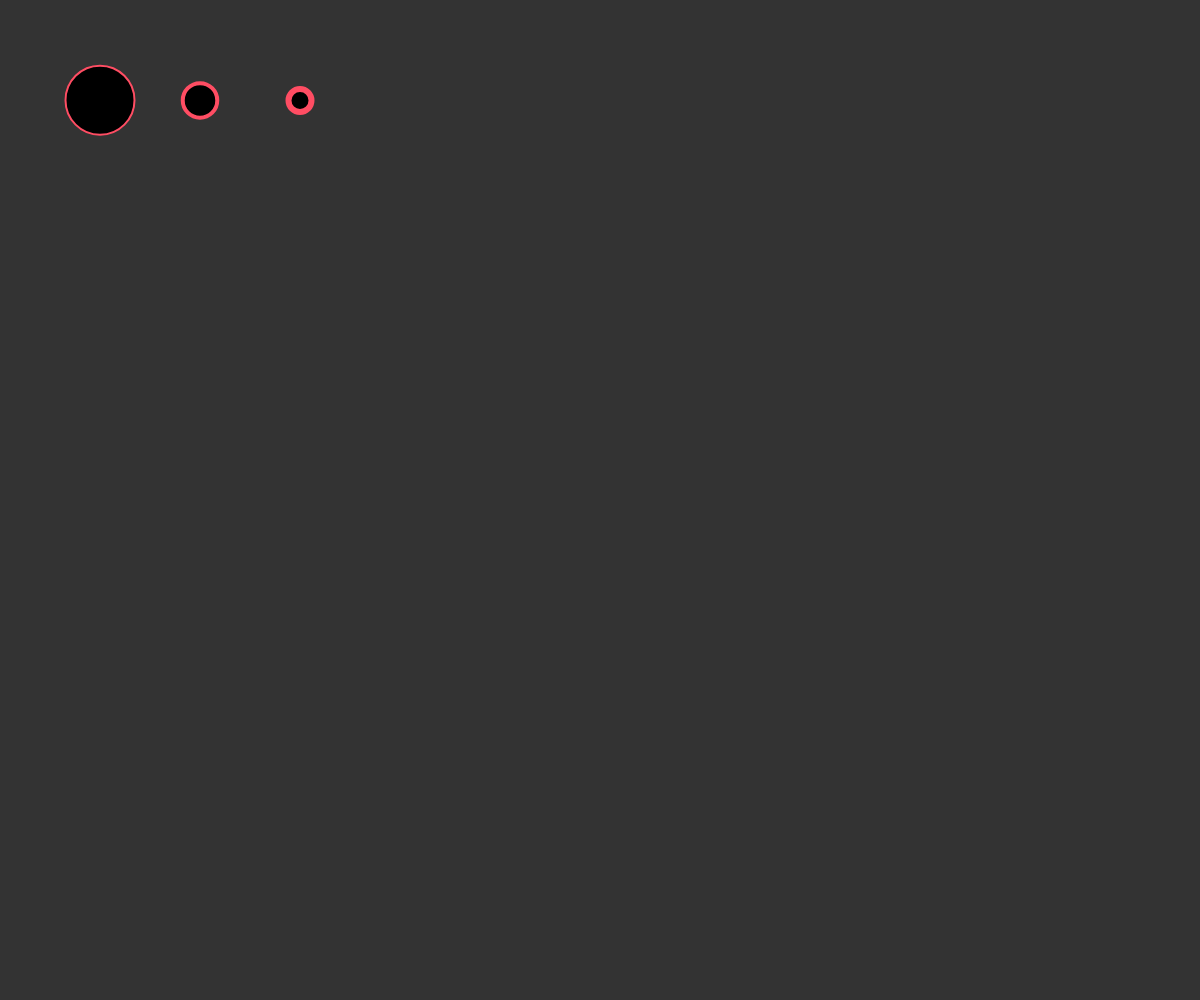
Frame 1 (no input)
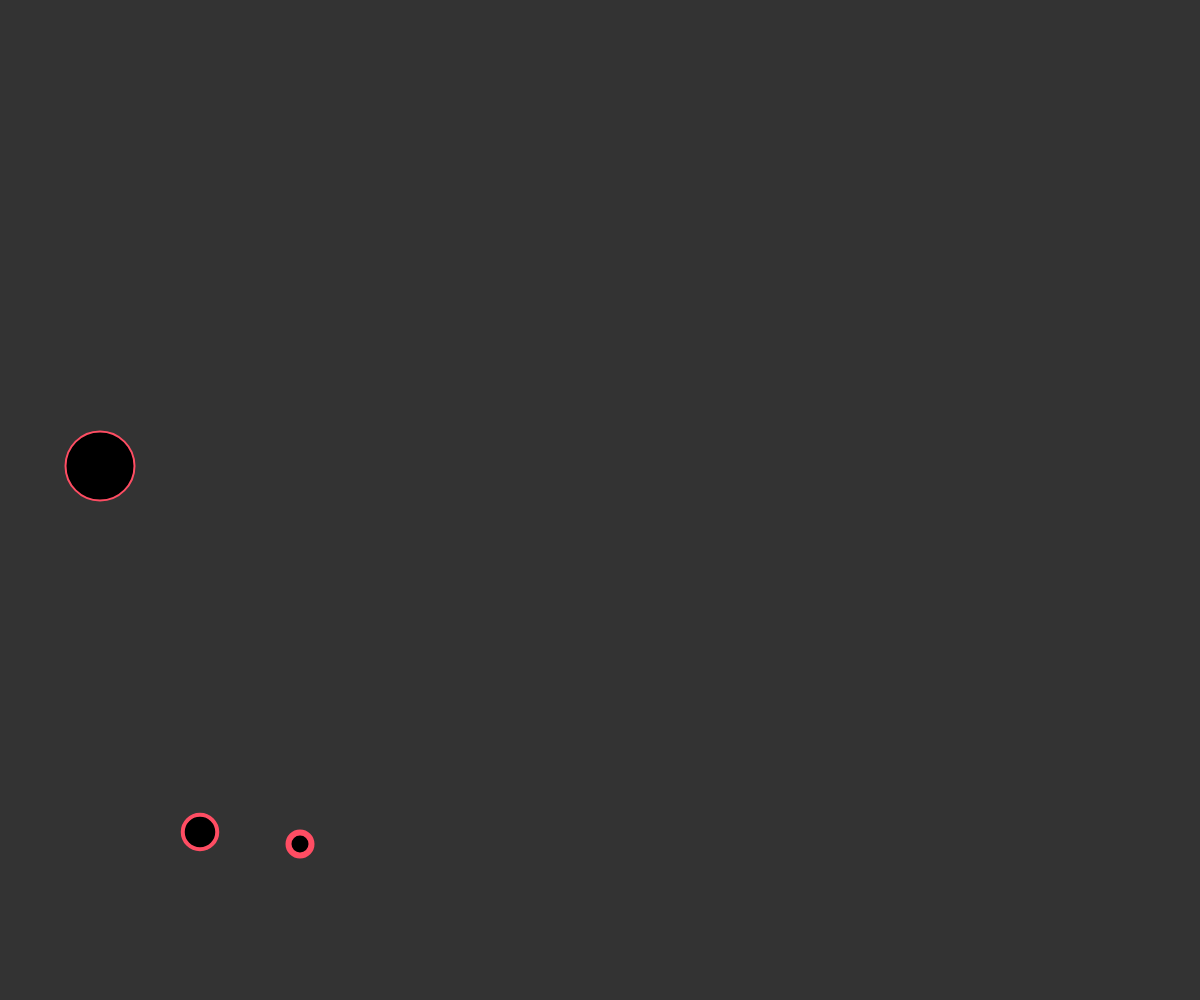
Frame 60 (no input)
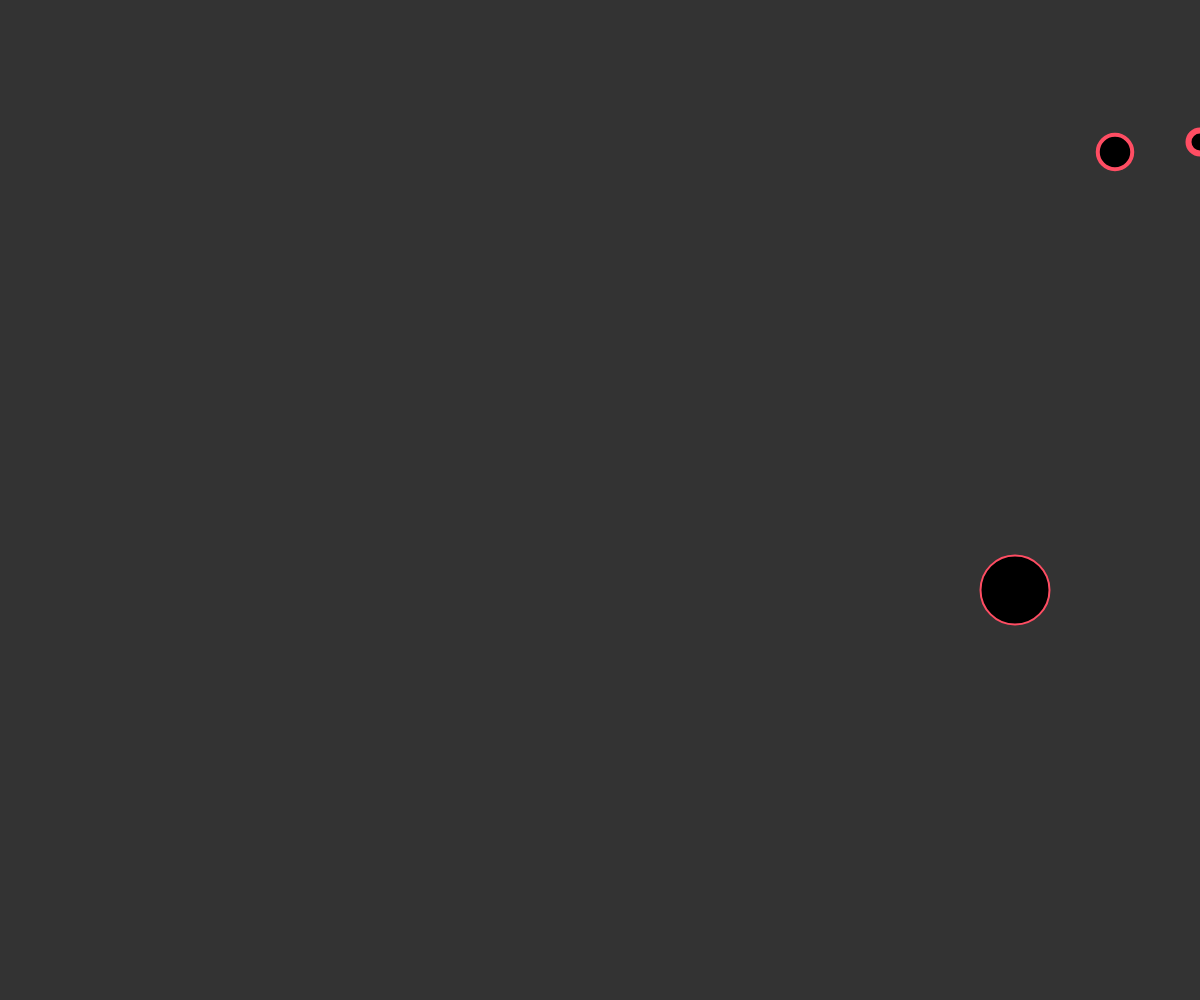
Frame 120 (the mouse pressed at the canvas centre since frame 60)

The p5.js sketch that drew these frames (run headless with seeded random() and noise() and a simulated clock; from frame 60 on, the mouse is pressed at the canvas centre):

// p5.js sketch
// ── sketch.js
var particles = [];

function setup() {
	createCanvas(windowWidth, windowHeight);
	for(var i = 0; i <= 2; i++){
		particles[i] = new Particle(100*(i+1), 100, i);
	}
}

function draw() {
	background(51);
	var wind = createVector(0.5, 0);

	for(var i = 0; i <= 2; i++){
		var gravity = createVector(0, 0.2*particles[i].mass);
		particles[i].applyForce(gravity);

		if(mouseIsPressed)
			particles[i].applyForce(wind);

		particles[i].update();
		particles[i].edges();
		particles[i].show();
	}
}

// ── particle.js
function Particle(x, y, mass){
  this.pos = createVector(x, y);
  this.vel = createVector(0,0);
  this.acc = createVector(0,0);
  this.mass = 1+mass;

  //newtown's 2 law f = m*a
  this.applyForce = function(force){
    var force_aux = force.copy();
    force_aux.div(this.mass);
    this.acc.add(force);
  }

  this.update = function(){
    this.vel.add(this.acc);
    this.pos.add(this.vel);

    this.acc.set(0,0);
  }

  this.edges = function(){
    if(this.pos.y > windowHeight){
      this.vel.y *= -1;
      this.pos.y = height
    }
    if( this.pos.x > windowWidth || this.pos.x < 0){
      this.vel.x *= -1;
      this.pos.x = windowWidth
    }
  }

  this.show = function(){
    fill(0);
    stroke(255, 77, 99);
    strokeWeight(2*this.mass);
    ellipse(this.pos.x, this.pos.y, 69*1/this.mass);
  }
}
